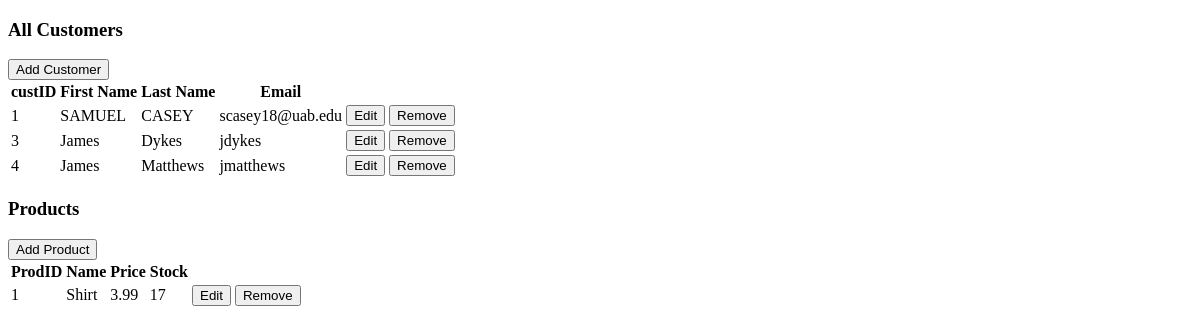
/admin, run on an earlier commit of the app's database.
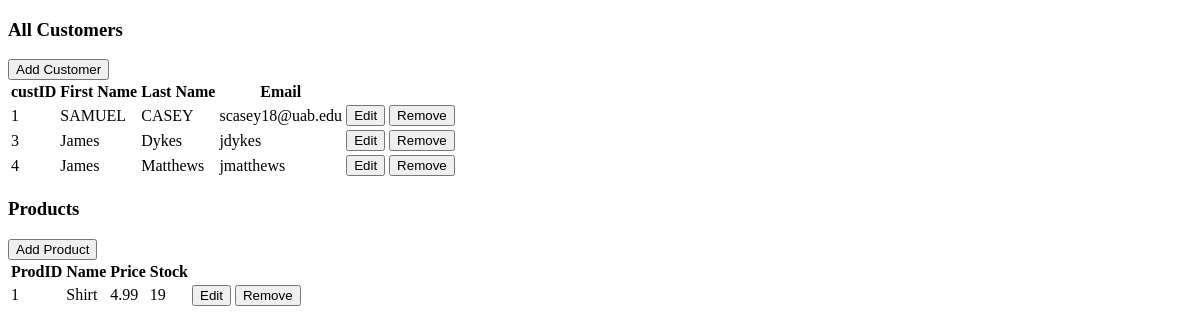
And on a later commit of the database.
### tables.py (models this page shows, shortened)
class User(UserMixin, db.Model):
	__tablename__ = 'Customers'
	custID = db.Column(db.Integer, primary_key=True)
	fName = db.Column(db.String(50))
	lName = db.Column(db.String(50))
	emailAdr = db.Column(db.String(50), unique=True)
	password = db.Column(db.String(50))

class Product(db.Model):
	prodID = db.Column(db.Integer, primary_key=True)
	name = db.Column(db.String(50))
	price = db.Column(db.Numeric(scale=2))
	curinv = db.Column(db.Integer)
	desc = db.Column(db.String(124))

### server.py (the view, shortened to what this page needs)
@app.route('/admin', methods=['GET','POST'])
def admin():
	return render_template("admin.html", customer=User.query.all(),products=Product.query.all())

### templates/admin.html (shortened to what this page needs)
<!DOCTYPE html>
<html lang="en">
<head>
</head>
<body>
   <h3>All Customers</h3>
   <div id="custForm">
      <button id="AddCustButton" onclick="showCustForm()">Add Customer</button>
   </div>
   <table>
      <thead>
         <tr>
            <th>custID</th>
            <th>First Name</th>
			<th>Last Name</th>
            <th>Email</th>
         </tr>
      </thead>
      <tbody>
         {% for cust in customer %}
         <tr>
		 <form action='{{ request.path }}' method='post'>
            <td id="id{{ cust.custID }}">{{ cust.custID }}</td>
            <td id="fName{{ cust.custID }}">{{ cust.fName }}</td>
			<td id="lName{{ cust.custID }}">{{ cust.lName }}</td>
            <td id="emailAdr{{ cust.custID }}">{{ cust.emailAdr }}</td>
			<td>
				<button id="eCust{{ cust.custID }}" type="button" onclick="editCust({{cust.custID}})">Edit</button>
			</td>
            <td>
				<input id="rCust{{ cust.custID }}" type='submit' name="Customer" value='Remove'>
			</td>
			</form>
         </tr>
         {% endfor %}
      </tbody>
   </table>
   <h3>Products</h3>
   <div id="prodForm">
      <button id="AddProdButton" onclick="showProdForm()">Add Product</button>
   </div>
   <table>
      <thead>
         <tr>
            <th>ProdID</th>
            <th>Name</th>
            <th>Price</th>
            <th>Stock</th>
         </tr>
      </thead>
      <tbody>
         {% for prod in products %}
		 <form action='{{ request.path }}' method='post'>
         <tr>
            <td id="Pid{{ prod.prodID }}">{{ prod.prodID }}</td>
            <td id="name{{ prod.prodID }}">{{ prod.name }}</td>
            <td id="price{{ prod.prodID }}">{{ prod.price }}</td>
            <td id="curinv{{ prod.prodID }}">{{ prod.curinv }}</td>
			<td>
				<button id="eProd{{ prod.prodID }}" type="button" onclick="editProd({{ prod.prodID }})">Edit</button>
			</td>
            <td>
				<input id="rProd{{ prod.prodID }}" type='submit' name="Product" value='Remove'>
			</td>
			</form>
         {% endfor %}
      </tbody>
   </table>
</body>
</html>

What changed in the data, as far as the page shows it:
changed Product "Shirt": price "3.99" → "4.99"; curinv "17" → "19"
